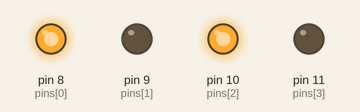
Simulated run of this sketch. Board: Arduino Uno, built with avr-gcc and run on an emulated ATmega328P. Shown: output pins drawn as LEDs (lit = HIGH).

Above: at 4.0 s.
At 9.5 s:
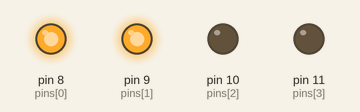
At 15.0 s:
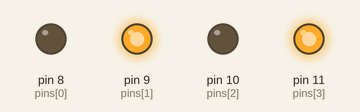
At 19.5 s:
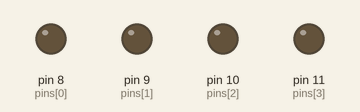
Timing chart, 0 to 26.0 s (numbered marks = the images above):
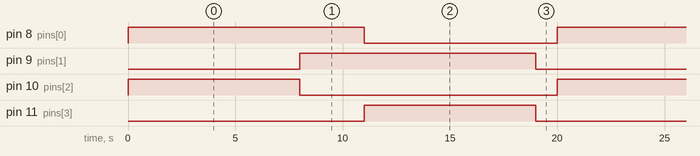

Measured:
- by itself, pin 8 (pins[0]), pin 9 (pins[1]): alternates HIGH for 11.0 s and LOW for 9.0 s
- by itself, pin 10 (pins[2]), pin 11 (pins[3]): alternates HIGH for 8.0 s and LOW for 12.0 s
- by itself, everything shown: repeats every 20.0 s, in 4 steps

The sketch:

motor.ino
```cpp
const int pins[] = {8, 9, 10, 11};

void setup() {
  for (int i = 0; i < 4; i++) {
    pinMode(pins[i], OUTPUT);
  }
}

void loop() {
  motorControl(HIGH, LOW, HIGH, LOW, 8000);
  motorControl(HIGH,HIGH, LOW, LOW, 3000);
  motorControl(LOW, HIGH, LOW, HIGH, 8000);
  motorControl(LOW, LOW, LOW, LOW, 1000);
}

void motorControl(int in1, int in2, int in3, int in4, int duration) {
  int states[] = {in1, in2, in3, in4};
  for (int i = 0; i < 4; i++) {
    digitalWrite(pins[i], states[i]);
  }
  delay(duration);
}
```
